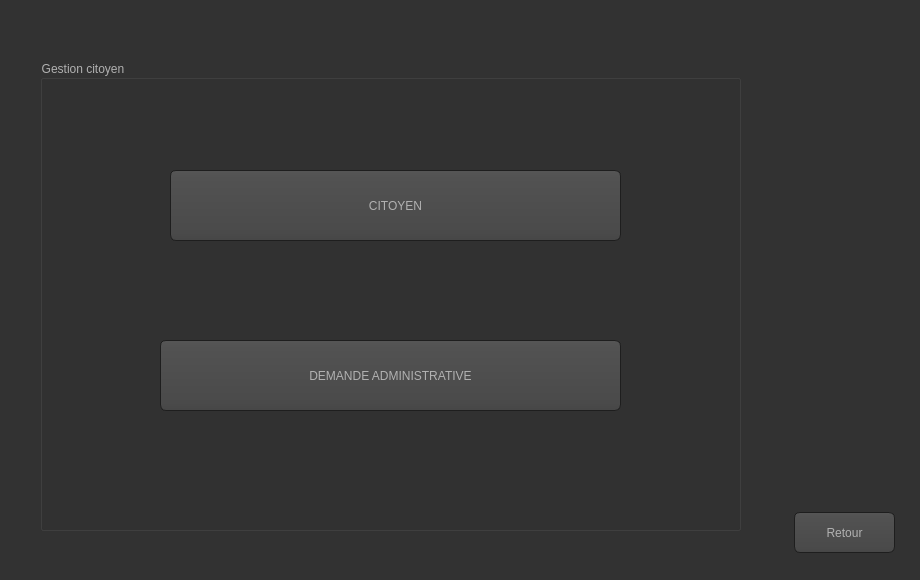
<?xml version="1.0" encoding="UTF-8"?>
<ui version="4.0">
 <class>Menu_gestion_citoyen</class>
 <widget class="QDialog" name="Menu_gestion_citoyen">
  <property name="geometry">
   <rect>
    <x>0</x>
    <y>0</y>
    <width>920</width>
    <height>580</height>
   </rect>
  </property>
  <property name="windowTitle">
   <string>Gestion citoyen</string>
  </property>
  <property name="styleSheet">
   <string notr="true">

QWidget
{
    color: #b1b1b1;
    background-color: #323232;
}

QWidget:item:hover
{
    background-color: QLinearGradient( x1: 0, y1: 0, x2: 0, y2: 1, stop: 0 #ffa02f, stop: 1 #ca0619);
    color: #000000;
}

QWidget:item:selected
{
    background-color: QLinearGradient( x1: 0, y1: 0, x2: 0, y2: 1, stop: 0 #ffa02f, stop: 1 #d7801a);
}

QMenuBar::item
{
    background: transparent;
}

QMenuBar::item:selected
{
    background: transparent;
    border: 1px solid #ffaa00;
}

QMenuBar::item:pressed
{
    background: #444;
    border: 1px solid #000;
    background-color: QLinearGradient(
        x1:0, y1:0,
        x2:0, y2:1,
        stop:1 #212121,
        stop:0.4 #343434/*,
        stop:0.2 #343434,
        stop:0.1 #ffaa00*/
    );
    margin-bottom:-1px;
    padding-bottom:1px;
}

QMenu
{
    border: 1px solid #000;
}

QMenu::item
{
    padding: 2px 20px 2px 20px;
}

QMenu::item:selected
{
    color: #000000;
}

QWidget:disabled
{
    color: #404040;
    background-color: #323232;
}

QAbstractItemView
{
    background-color: QLinearGradient( x1: 0, y1: 0, x2: 0, y2: 1, stop: 0 #4d4d4d, stop: 0.1 #646464, stop: 1 #5d5d5d);
}

QWidget:focus
{
    /*border: 2px solid QLinearGradient( x1: 0, y1: 0, x2: 0, y2: 1, stop: 0 #ffa02f, stop: 1 #d7801a);*/
}

QLineEdit
{
    background-color: QLinearGradient( x1: 0, y1: 0, x2: 0, y2: 1, stop: 0 #4d4d4d, stop: 0 #646464, stop: 1 #5d5d5d);
    padding: 1px;
    border-style: solid;
    border: 1px solid #1e1e1e;
    border-radius: 5;
}

QPushButton
{
    color: #b1b1b1;
    background-color: QLinearGradient( x1: 0, y1: 0, x2: 0, y2: 1, stop: 0 #565656, stop: 0.1 #525252, stop: 0.5 #4e4e4e, stop: 0.9 #4a4a4a, stop: 1 #464646);
    border-width: 1px;
    border-color: #1e1e1e;
    border-style: solid;
    border-radius: 6;
    padding: 3px;
    font-size: 12px;
    padding-left: 5px;
    padding-right: 5px;
}

QPushButton:pressed
{
    background-color: QLinearGradient( x1: 0, y1: 0, x2: 0, y2: 1, stop: 0 #2d2d2d, stop: 0.1 #2b2b2b, stop: 0.5 #292929, stop: 0.9 #282828, stop: 1 #252525);
}

QComboBox
{
    selection-background-color: #ffaa00;
    background-color: QLinearGradient( x1: 0, y1: 0, x2: 0, y2: 1, stop: 0 #565656, stop: 0.1 #525252, stop: 0.5 #4e4e4e, stop: 0.9 #4a4a4a, stop: 1 #464646);
    border-style: solid;
    border: 1px solid #1e1e1e;
    border-radius: 5;
}

QComboBox:hover,QPushButton:hover
{
    border: 2px solid QLinearGradient( x1: 0, y1: 0, x2: 0, y2: 1, stop: 0 #ffa02f, stop: 1 #d7801a);
}


QComboBox:on
{
    padding-top: 3px;
    padding-left: 4px;
    background-color: QLinearGradient( x1: 0, y1: 0, x2: 0, y2: 1, stop: 0 #2d2d2d, stop: 0.1 #2b2b2b, stop: 0.5 #292929, stop: 0.9 #282828, stop: 1 #252525);
    selection-background-color: #ffaa00;
}

QComboBox QAbstractItemView
{
    border: 2px solid darkgray;
    selection-background-color: QLinearGradient( x1: 0, y1: 0, x2: 0, y2: 1, stop: 0 #ffa02f, stop: 1 #d7801a);
}

QComboBox::drop-down
{
     subcontrol-origin: padding;
     subcontrol-position: top right;
     width: 15px;

     border-left-width: 0px;
     border-left-color: darkgray;
     border-left-style: solid; /* just a single line */
     border-top-right-radius: 3px; /* same radius as the QComboBox */
     border-bottom-right-radius: 3px;
 }

QComboBox::down-arrow
{
     image: url(:/down_arrow.png);
}

QGroupBox:focus
{
border: 2px solid QLinearGradient( x1: 0, y1: 0, x2: 0, y2: 1, stop: 0 #ffa02f, stop: 1 #d7801a);
}

QTextEdit:focus
{
    border: 2px solid QLinearGradient( x1: 0, y1: 0, x2: 0, y2: 1, stop: 0 #ffa02f, stop: 1 #d7801a);
}

QScrollBar:horizontal {
     border: 1px solid #222222;
     background: QLinearGradient( x1: 0, y1: 0, x2: 0, y2: 1, stop: 0.0 #121212, stop: 0.2 #282828, stop: 1 #484848);
     height: 7px;
     margin: 0px 16px 0 16px;
}

QScrollBar::handle:horizontal
{
      background: QLinearGradient( x1: 0, y1: 0, x2: 1, y2: 0, stop: 0 #ffa02f, stop: 0.5 #d7801a, stop: 1 #ffa02f);
      min-height: 20px;
      border-radius: 2px;
}

QScrollBar::add-line:horizontal {
      border: 1px solid #1b1b19;
      border-radius: 2px;
      background: QLinearGradient( x1: 0, y1: 0, x2: 1, y2: 0, stop: 0 #ffa02f, stop: 1 #d7801a);
      width: 14px;
      subcontrol-position: right;
      subcontrol-origin: margin;
}

QScrollBar::sub-line:horizontal {
      border: 1px solid #1b1b19;
      border-radius: 2px;
      background: QLinearGradient( x1: 0, y1: 0, x2: 1, y2: 0, stop: 0 #ffa02f, stop: 1 #d7801a);
      width: 14px;
     subcontrol-position: left;
     subcontrol-origin: margin;
}

QScrollBar::right-arrow:horizontal, QScrollBar::left-arrow:horizontal
{
      border: 1px solid black;
      width: 1px;
      height: 1px;
      background: white;
}

QScrollBar::add-page:horizontal, QScrollBar::sub-page:horizontal
{
      background: none;
}

QScrollBar:vertical
{
      background: QLinearGradient( x1: 0, y1: 0, x2: 1, y2: 0, stop: 0.0 #121212, stop: 0.2 #282828, stop: 1 #484848);
      width: 7px;
      margin: 16px 0 16px 0;
      border: 1px solid #222222;
}

QScrollBar::handle:vertical
{
      background: QLinearGradient( x1: 0, y1: 0, x2: 0, y2: 1, stop: 0 #ffa02f, stop: 0.5 #d7801a, stop: 1 #ffa02f);
      min-height: 20px;
      border-radius: 2px;
}

QScrollBar::add-line:vertical
{
      border: 1px solid #1b1b19;
      border-radius: 2px;
      background: QLinearGradient( x1: 0, y1: 0, x2: 0, y2: 1, stop: 0 #ffa02f, stop: 1 #d7801a);
      height: 14px;
      subcontrol-position: bottom;
      subcontrol-origin: margin;
}

QScrollBar::sub-line:vertical
{
      border: 1px solid #1b1b19;
      border-radius: 2px;
      background: QLinearGradient( x1: 0, y1: 0, x2: 0, y2: 1, stop: 0 #d7801a, stop: 1 #ffa02f);
      height: 14px;
      subcontrol-position: top;
      subcontrol-origin: margin;
}

QScrollBar::up-arrow:vertical, QScrollBar::down-arrow:vertical
{
      border: 1px solid black;
      width: 1px;
      height: 1px;
      background: white;
}


QScrollBar::add-page:vertical, QScrollBar::sub-page:vertical
{
      background: none;
}

QTextEdit
{
    background-color: #242424;
}

QPlainTextEdit
{
    background-color: #242424;
}

QHeaderView::section
{
    background-color: QLinearGradient(x1:0, y1:0, x2:0, y2:1, stop:0 #616161, stop: 0.5 #505050, stop: 0.6 #434343, stop:1 #656565);
    color: white;
    padding-left: 4px;
    border: 1px solid #6c6c6c;
}

QCheckBox:disabled
{
color: #414141;
}

QDockWidget::title
{
    text-align: center;
    spacing: 3px; /* spacing between items in the tool bar */
    background-color: QLinearGradient(x1:0, y1:0, x2:0, y2:1, stop:0 #323232, stop: 0.5 #242424, stop:1 #323232);
}

QDockWidget::close-button, QDockWidget::float-button
{
    text-align: center;
    spacing: 1px; /* spacing between items in the tool bar */
    background-color: QLinearGradient(x1:0, y1:0, x2:0, y2:1, stop:0 #323232, stop: 0.5 #242424, stop:1 #323232);
}

QDockWidget::close-button:hover, QDockWidget::float-button:hover
{
    background: #242424;
}

QDockWidget::close-button:pressed, QDockWidget::float-button:pressed
{
    padding: 1px -1px -1px 1px;
}

QMainWindow::separator
{
    background-color: QLinearGradient(x1:0, y1:0, x2:0, y2:1, stop:0 #161616, stop: 0.5 #151515, stop: 0.6 #212121, stop:1 #343434);
    color: white;
    padding-left: 4px;
    border: 1px solid #4c4c4c;
    spacing: 3px; /* spacing between items in the tool bar */
}

QMainWindow::separator:hover
{

    background-color: QLinearGradient(x1:0, y1:0, x2:0, y2:1, stop:0 #d7801a, stop:0.5 #b56c17 stop:1 #ffa02f);
    color: white;
    padding-left: 4px;
    border: 1px solid #6c6c6c;
    spacing: 3px; /* spacing between items in the tool bar */
}

QToolBar::handle
{
     spacing: 3px; /* spacing between items in the tool bar */
     background: url(:/images/handle.png);
}

QMenu::separator
{
    height: 2px;
    background-color: QLinearGradient(x1:0, y1:0, x2:0, y2:1, stop:0 #161616, stop: 0.5 #151515, stop: 0.6 #212121, stop:1 #343434);
    color: white;
    padding-left: 4px;
    margin-left: 10px;
    margin-right: 5px;
}

QProgressBar
{
    border: 2px solid grey;
    border-radius: 5px;
    text-align: center;
}

QProgressBar::chunk
{
    background-color: #d7801a;
    width: 2.15px;
    margin: 0.5px;
}

QTabBar::tab {
    color: #b1b1b1;
    border: 1px solid #444;
    border-bottom-style: none;
    background-color: #323232;
    padding-left: 10px;
    padding-right: 10px;
    padding-top: 3px;
    padding-bottom: 2px;
    margin-right: -1px;
}

QTabWidget::pane {
    border: 1px solid #444;
    top: 1px;
}

QTabBar::tab:last
{
    margin-right: 0; /* the last selected tab has nothing to overlap with on the right */
    border-top-right-radius: 3px;
}

QTabBar::tab:first:!selected
{
 margin-left: 0px; /* the last selected tab has nothing to overlap with on the right */


    border-top-left-radius: 3px;
}

QTabBar::tab:!selected
{
    color: #b1b1b1;
    border-bottom-style: solid;
    margin-top: 3px;
    background-color: QLinearGradient(x1:0, y1:0, x2:0, y2:1, stop:1 #212121, stop:.4 #343434);
}

QTabBar::tab:selected
{
    border-top-left-radius: 3px;
    border-top-right-radius: 3px;
    margin-bottom: 0px;
}

QTabBar::tab:!selected:hover
{
    /*border-top: 2px solid #ffaa00;
    padding-bottom: 3px;*/
    border-top-left-radius: 3px;
    border-top-right-radius: 3px;
    background-color: QLinearGradient(x1:0, y1:0, x2:0, y2:1, stop:1 #212121, stop:0.4 #343434, stop:0.2 #343434, stop:0.1 #ffaa00);
}

QRadioButton::indicator:checked, QRadioButton::indicator:unchecked{
    color: #b1b1b1;
    background-color: #323232;
    border: 1px solid #b1b1b1;
    border-radius: 6px;
}

QRadioButton::indicator:checked
{
    background-color: qradialgradient(
        cx: 0.5, cy: 0.5,
        fx: 0.5, fy: 0.5,
        radius: 1.0,
        stop: 0.25 #ffaa00,
        stop: 0.3 #323232
    );
}

QCheckBox::indicator{
    color: #b1b1b1;
    background-color: #323232;
    border: 1px solid #b1b1b1;
    width: 9px;
    height: 9px;
}

QRadioButton::indicator
{
    border-radius: 6px;
}

QRadioButton::indicator:hover, QCheckBox::indicator:hover
{
    border: 1px solid #ffaa00;
}

QCheckBox::indicator:checked
{
    image:url(:/images/checkbox.png);
}

QCheckBox::indicator:disabled, QRadioButton::indicator:disabled
{
    border: 1px solid #444;
}
</string>
  </property>
  <widget class="QGroupBox" name="groupBox">
   <property name="geometry">
    <rect>
     <x>40</x>
     <y>60</y>
     <width>701</width>
     <height>471</height>
    </rect>
   </property>
   <property name="title">
    <string>Gestion citoyen</string>
   </property>
   <widget class="QPushButton" name="pb_citoyen">
    <property name="geometry">
     <rect>
      <x>130</x>
      <y>110</y>
      <width>451</width>
      <height>71</height>
     </rect>
    </property>
    <property name="text">
     <string>CITOYEN</string>
    </property>
    <property name="icon">
     <iconset>
      <normaloff>../../tn so/citoyens.png</normaloff>../../tn so/citoyens.png</iconset>
    </property>
   </widget>
   <widget class="QPushButton" name="pb_demande_ad">
    <property name="geometry">
     <rect>
      <x>120</x>
      <y>280</y>
      <width>461</width>
      <height>71</height>
     </rect>
    </property>
    <property name="text">
     <string>DEMANDE ADMINISTRATIVE</string>
    </property>
    <property name="icon">
     <iconset>
      <normaloff>../../tn so/téléchargement.jpg</normaloff>../../tn so/téléchargement.jpg</iconset>
    </property>
   </widget>
  </widget>
  <widget class="QPushButton" name="pushButton">
   <property name="geometry">
    <rect>
     <x>794</x>
     <y>512</y>
     <width>101</width>
     <height>41</height>
    </rect>
   </property>
   <property name="text">
    <string>Retour</string>
   </property>
   <property name="icon">
    <iconset>
     <normaloff>../../tn so/50720.png</normaloff>../../tn so/50720.png</iconset>
   </property>
  </widget>
  <widget class="QLabel" name="label">
   <property name="geometry">
    <rect>
     <x>750</x>
     <y>10</y>
     <width>161</width>
     <height>161</height>
    </rect>
   </property>
   <property name="styleSheet">
    <string notr="true">image: url(:/pictures/LCPD-GTAIV-logo (1).png);</string>
   </property>
   <property name="text">
    <string/>
   </property>
  </widget>
 </widget>
 <resources/>
 <connections/>
</ui>
